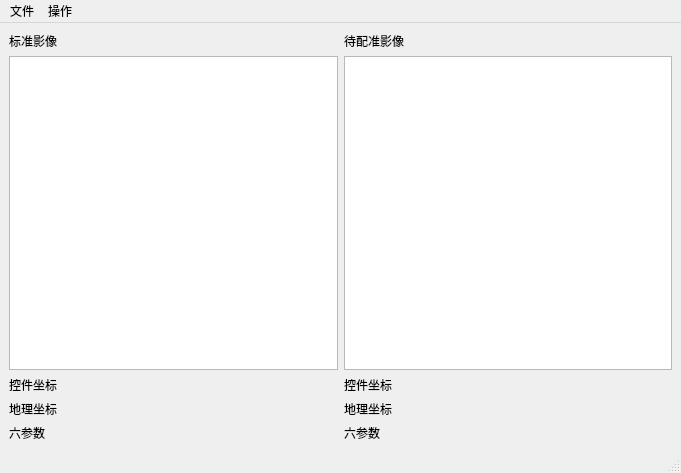
<?xml version="1.0" encoding="UTF-8"?>
<ui version="4.0">
 <class>image_registration</class>
 <widget class="QMainWindow" name="image_registration">
  <property name="geometry">
   <rect>
    <x>0</x>
    <y>0</y>
    <width>681</width>
    <height>473</height>
   </rect>
  </property>
  <property name="windowTitle">
   <string>MainWindow</string>
  </property>
  <widget class="QWidget" name="centralwidget">
   <layout class="QVBoxLayout" name="verticalLayout">
    <item>
     <layout class="QGridLayout" name="gridLayout">
      <item row="3" column="0">
       <widget class="QLabel" name="label_5">
        <property name="frameShape">
         <enum>QFrame::NoFrame</enum>
        </property>
        <property name="text">
         <string>控件坐标</string>
        </property>
       </widget>
      </item>
      <item row="0" column="1">
       <widget class="QLabel" name="label_2">
        <property name="text">
         <string>待配准影像</string>
        </property>
       </widget>
      </item>
      <item row="2" column="1">
       <widget class="mygraphicscene" name="graphicsView_2"/>
      </item>
      <item row="4" column="0">
       <widget class="QLabel" name="label_7">
        <property name="text">
         <string>地理坐标</string>
        </property>
       </widget>
      </item>
      <item row="3" column="1">
       <widget class="QLabel" name="label_6">
        <property name="text">
         <string>控件坐标</string>
        </property>
       </widget>
      </item>
      <item row="4" column="1">
       <widget class="QLabel" name="label_8">
        <property name="text">
         <string>地理坐标</string>
        </property>
       </widget>
      </item>
      <item row="0" column="0">
       <widget class="QLabel" name="label">
        <property name="text">
         <string>标准影像</string>
        </property>
       </widget>
      </item>
      <item row="2" column="0">
       <widget class="mygraphicscene" name="graphicsView"/>
      </item>
      <item row="5" column="0">
       <widget class="QLabel" name="label_3">
        <property name="text">
         <string>六参数</string>
        </property>
       </widget>
      </item>
      <item row="5" column="1">
       <widget class="QLabel" name="label_4">
        <property name="text">
         <string>六参数</string>
        </property>
       </widget>
      </item>
     </layout>
    </item>
   </layout>
  </widget>
  <widget class="QMenuBar" name="menubar">
   <property name="geometry">
    <rect>
     <x>0</x>
     <y>0</y>
     <width>681</width>
     <height>21</height>
    </rect>
   </property>
   <widget class="QMenu" name="menu">
    <property name="title">
     <string>文件</string>
    </property>
    <addaction name="actiondakai"/>
    <addaction name="actionexit"/>
   </widget>
   <widget class="QMenu" name="menu_2">
    <property name="title">
     <string>操作</string>
    </property>
    <addaction name="actionoperate"/>
   </widget>
   <addaction name="menu"/>
   <addaction name="menu_2"/>
  </widget>
  <widget class="QStatusBar" name="statusbar"/>
  <action name="actiondakai">
   <property name="text">
    <string>open</string>
   </property>
  </action>
  <action name="actionexit">
   <property name="text">
    <string>exit</string>
   </property>
  </action>
  <action name="actionoperate">
   <property name="text">
    <string>operate</string>
   </property>
  </action>
 </widget>
 <customwidgets>
  <customwidget>
   <class>mygraphicscene</class>
   <extends>QGraphicsView</extends>
   <header>mygraphicscene.h</header>
  </customwidget>
 </customwidgets>
 <resources/>
 <connections/>
</ui>
